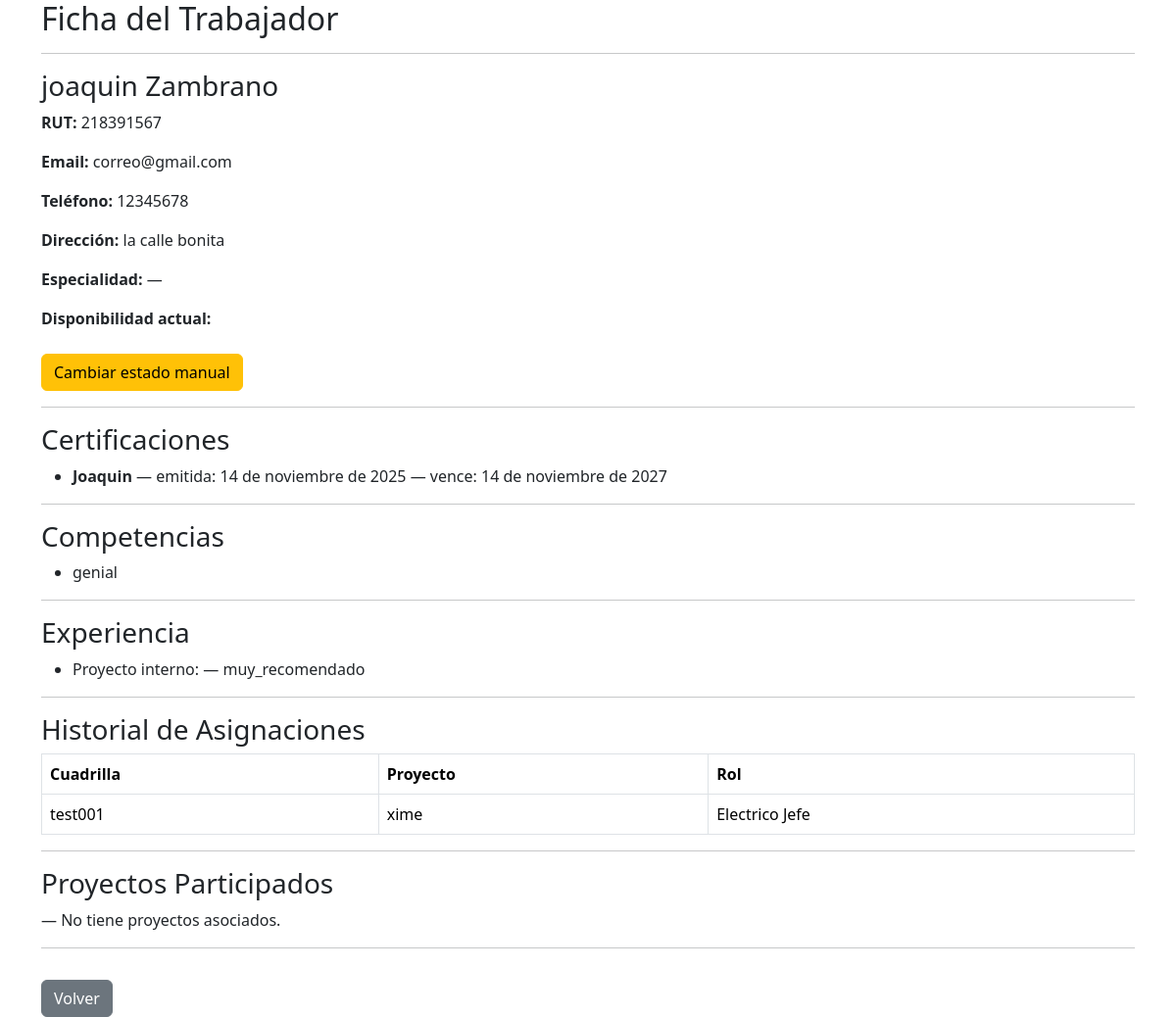
Page /personal/trabajador/1/detalle/ on the committed database.
### personal/models.py (models this page shows, shortened)
class Trabajador(models.Model):
    TIPO_CHOICES = [
        ('trabajador', 'Trabajador'),
        ('lider', 'Líder'),
        ('jefe', 'Jefe'),
    ]
    ESTADO_CHOICES = [
        ('disponible', 'Disponible'),
        ('asignado', 'Asignado'),
        ('vacaciones', 'Vacaciones'),
        ('licencia', 'Licencia'),
        ('inactivo', 'Inactivo'),
    ]
    rut = models.CharField(max_length=20, unique=True, validators=[rut_valido])
    nombre = models.CharField(max_length=100)
    apellido = models.CharField(max_length=100)
    email = models.EmailField()
    telefono = models.CharField(max_length=30, blank=True, null=True)
    direccion = models.CharField(max_length=255, blank=True, null=True)
    fecha_nacimiento = models.DateField(null=True, blank=True)
    tipo_trabajador = models.CharField(max_length=20, choices=TIPO_CHOICES, default='trabajador')
    especialidad = models.CharField(max_length=100, blank=True, null=True)
    estado = models.CharField(max_length=20, choices=ESTADO_CHOICES, default='disponible')
    fecha_ingreso = models.DateField(null=True, blank=True)
    anos_experiencia = models.PositiveIntegerField(default=0)
    user = models.OneToOneField(User, on_delete=models.SET_NULL, null=True, blank=True, related_name='trabajador_profile')
    activo = models.BooleanField(default=True)
    password_inicial = models.BooleanField(default=False)
    created_at = models.DateTimeField(auto_now_add=True)
    updated_at = models.DateTimeField(auto_now=True)
    class Meta:
        verbose_name = 'Trabajador'
        verbose_name_plural = 'Trabajadores'

class TrabajadorPerfil(models.Model):
    user = models.OneToOneField(
        User,
        on_delete=models.CASCADE,
        related_name='perfil_trabajador'
    )
    especialidad = models.CharField(max_length=100, blank=True, null=True)
    estado_manual = models.CharField(
        max_length=20,
        choices=[
            ('disponible', 'Disponible'),
            ('no_disponible', 'No disponible'),
            ('licencia', 'Licencia médica'),
            ('vacaciones', 'Vacaciones'),
        ],
        default='disponible'
    )

class CertificacionTrabajador(models.Model):
    trabajador = models.ForeignKey(Trabajador, on_delete=models.CASCADE, related_name='certificaciones_trabajador')
    nombre = models.CharField(max_length=150)
    entidad = models.CharField(max_length=150, blank=True, null=True)
    archivo = models.FileField(upload_to='certificaciones/', blank=True, null=True)
    fecha_emision = models.DateField()
    fecha_expiracion = models.DateField(null=True, blank=True)

class CompetenciaTrabajador(models.Model):
    NIVEL_CHOICES = [
        ('basico', 'Básico'),
        ('intermedio', 'Intermedio'),
        ('avanzado', 'Avanzado'),
        ('experto', 'Experto'),
    ]
    trabajador = models.ForeignKey(Trabajador, on_delete=models.CASCADE, related_name='competencias')
    nombre = models.CharField(max_length=100)
    nivel = models.CharField(max_length=20, choices=NIVEL_CHOICES, default='basico')
    fecha_adquisicion = models.DateField(null=True, blank=True)
    class Meta:
        unique_together = ('trabajador', 'nombre')

class ExperienciaTrabajador(models.Model):
    trabajador = models.ForeignKey(Trabajador, on_delete=models.CASCADE, related_name='experiencias_trabajador')
    proyecto = models.CharField(max_length=150, blank=True, null=True)
    empresa_externa = models.CharField(max_length=150, blank=True, null=True)
    rol = models.CharField(max_length=100, blank=True, null=True)
    fecha_inicio = models.DateField(null=True, blank=True)
    fecha_termino = models.DateField(null=True, blank=True)
    calificacion = models.CharField(max_length=20, choices=[('no_recomendado','No recomendado'),('recomendado','Recomendado'),('muy_recomendado','Muy recomendado')], blank=True, null=True)

class Asignacion(models.Model):
    trabajador = models.ForeignKey(User, on_delete=models.CASCADE)
    cuadrilla = models.ForeignKey(Cuadrilla, on_delete=models.CASCADE, related_name='asignaciones')
    rol = models.ForeignKey(Rol, on_delete=models.SET_NULL, null=True, blank=True)

class Cuadrilla(models.Model):
    nombre = models.CharField(max_length=100)
    proyecto = models.ForeignKey(Proyecto, on_delete=models.CASCADE, related_name='cuadrillas', null=True, blank=True)
    lider = models.ForeignKey(User, on_delete=models.SET_NULL, null=True, blank=True, related_name='cuadrillas_lideradas')

class Rol(models.Model):
    nombre = models.CharField(max_length=50)

### proyectos/models.py (models this page shows, shortened)
class Proyecto(models.Model):
    nombre = models.CharField(max_length=100)
    descripcion = models.TextField(blank=True)
    TIPO_CHOICES = [
        ('construccion', 'Construcción'),
        ('mantenimiento', 'Mantenimiento'),
        ('instalacion', 'Instalación'),
        ('otro', 'Otro'),
    ]
    tipo = models.CharField(max_length=30, choices=TIPO_CHOICES, default='otro')
    COMPLEJIDAD_CHOICES = [
        ('baja', 'Baja'),
        ('media', 'Media'),
        ('alta', 'Alta'),
    ]
    complejidad = models.CharField(max_length=10, choices=COMPLEJIDAD_CHOICES, default='media')
    fecha_inicio = models.DateField()
    fecha_termino = models.DateField(null=True, blank=True)
    jefe = models.ForeignKey(User, on_delete=models.CASCADE, related_name='proyectos')
    activo = models.BooleanField(default=True)

### personal/views.py (the view)
def detalle_trabajador(request, trabajador_id):
    trabajador = get_object_or_404(Trabajador, id=trabajador_id)
    perfil = TrabajadorPerfil.objects.filter(user=trabajador.user).first()
    competencias = CompetenciaTrabajador.objects.filter(trabajador=trabajador)
    certificaciones = CertificacionTrabajador.objects.filter(trabajador=trabajador)
    experiencias = ExperienciaTrabajador.objects.filter(trabajador=trabajador)
    asignaciones = Asignacion.objects.filter(trabajador=trabajador.user)
    return render(request, "detalle_trabajador.html", {
        "trabajador": trabajador,
        "perfil": perfil,
        "competencias": competencias,
        "certificaciones": certificaciones,
        "experiencias": experiencias,
        "asignaciones": asignaciones,
    })

### core/context_processors.py (called while the page is built)
def notificaciones_no_leidas(request):
    if request.user.is_authenticated:
        return {
            "notifs_no_leidas": request.user.notificaciones.filter(leida=False).count()
        }
    return {"notifs_no_leidas": 0}

### personal/templates/detalle_trabajador.html (shortened to what this page needs)
{% extends 'base.html' %}
{% load custom_tags %}
{% block content %}
<h2>Ficha del Trabajador</h2>
<hr>
<h3>{{ trabajador.nombre }} {{ trabajador.apellido }}</h3>
<p><strong>RUT:</strong> {{ trabajador.rut }}</p>
<p><strong>Email:</strong> {{ trabajador.email }}</p>
<p><strong>Teléfono:</strong> {{ trabajador.telefono }}</p>
<p><strong>Dirección:</strong> {{ trabajador.direccion|default:"—" }}</p>
<p><strong>Especialidad:</strong> {{ perfil.especialidad|default:"—" }}</p>
<p><strong>Disponibilidad actual:</strong> {{ disponibilidad }}</p>
<a href="{% url 'personal:editar_estado_trabajador' trabajador.id %}" class="btn btn-warning mt-2">
    Cambiar estado manual
</a>
<hr>
<h3>Certificaciones</h3>
{% if certificaciones %}
<ul>
    {% for c in certificaciones %}
        <li>
            <strong>{{ c.nombre }}</strong>
            — emitida: {{ c.fecha_emision }}
            {% if c.fecha_expiracion %} — vence: {{ c.fecha_expiracion }}{% endif %}
        </li>
    {% endfor %}
</ul>
{% else %}
<p>— No tiene certificaciones registradas.</p>
{% endif %}
<hr>
<h3>Competencias</h3>
{% if competencias %}
<ul>
    {% for comp in competencias %}
        <li>
            {{ comp.nombre }}
        </li>
    {% endfor %}
</ul>
{% else %}
<p>— No tiene competencias registradas.</p>
{% endif %}
<hr>
<h3>Experiencia</h3>
{% if experiencias %}
<ul>
    {% for exp in experiencias %}
        <li>
            {% if exp.proyecto %}
                Proyecto interno: {{ exp.proyecto.nombre }} — {{ exp.calificacion }}
            {% else %}
                Externo: {{ exp.proyecto_externo }} ({{ exp.empresa_externa }}) — {{ exp.calificacion }}
            {% endif %}
        </li>
    {% endfor %}
</ul>
{% else %}
<p>— Sin experiencia registrada.</p>
{% endif %}
<hr>
<h3>Historial de Asignaciones</h3>
{% if asignaciones %}
<table class="table table-bordered">
    <tr>
        <th>Cuadrilla</th>
        <th>Proyecto</th>
        <th>Rol</th>
    </tr>
    {% for a in asignaciones %}
    <tr>
        <td>{{ a.cuadrilla.nombre }}</td>
        <td>
            {% if a.cuadrilla.proyecto %}
                {{ a.cuadrilla.proyecto.nombre }}
            {% else %}
                —
            {% endif %}
        </td>
        <td>
            {% if a.rol %}
                {{ a.rol.nombre }}
            {% else %}
                Sin rol
            {% endif %}
        </td>
    </tr>
    {% endfor %}
</table>
{% else %}
<p>No tiene asignaciones en cuadrillas.</p>
{% endif %}
<hr>
<h3>Proyectos Participados</h3>
{% if proyectos %}
<ul>
    {% for p in proyectos %}
        <li>{{ p.nombre }}</li>
    {% endfor %}
</ul>
{% else %}
<p>— No tiene proyectos asociados.</p>
{% endif %}
<hr>
<a href="{% url 'proyectos:panel' %}" class="btn btn-secondary mt-3">Volver</a>
{% endblock %}

### rows in the picture
Trabajador: nombre "joaquin", apellido "Zambrano", rut "218391567", email "correo@gmail.com", telefono "12345678", direccion "la calle bonita"
TrabajadorPerfil: especialidad "—"
CertificacionTrabajador: nombre "Joaquin", fecha_emision "14 de noviembre de 2025", fecha_expiracion "14 de noviembre de 2027"
CompetenciaTrabajador: nombre "genial"
ExperienciaTrabajador: calificacion "muy_recomendado"
Asignacion: cuadrilla.nombre "test001", cuadrilla.proyecto.nombre "xime", rol.nombre "Electrico Jefe"
